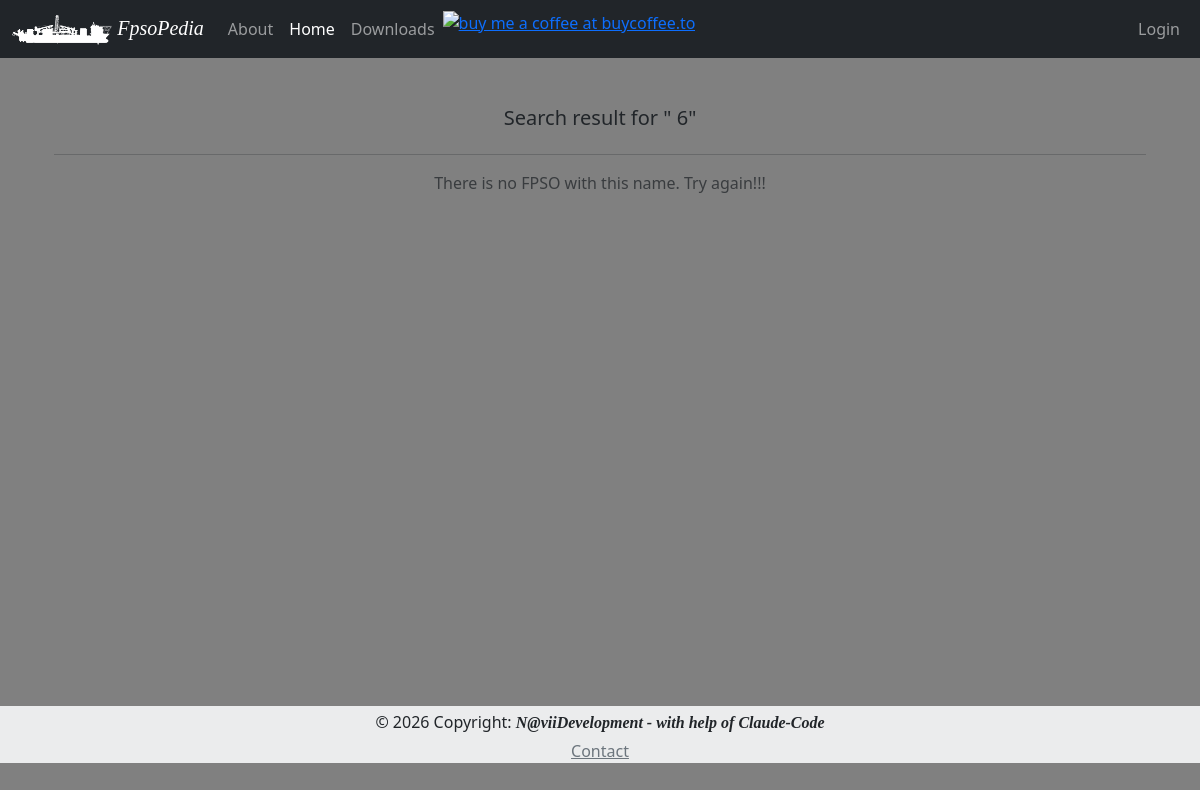
Page /search/6 on the earlier database version.
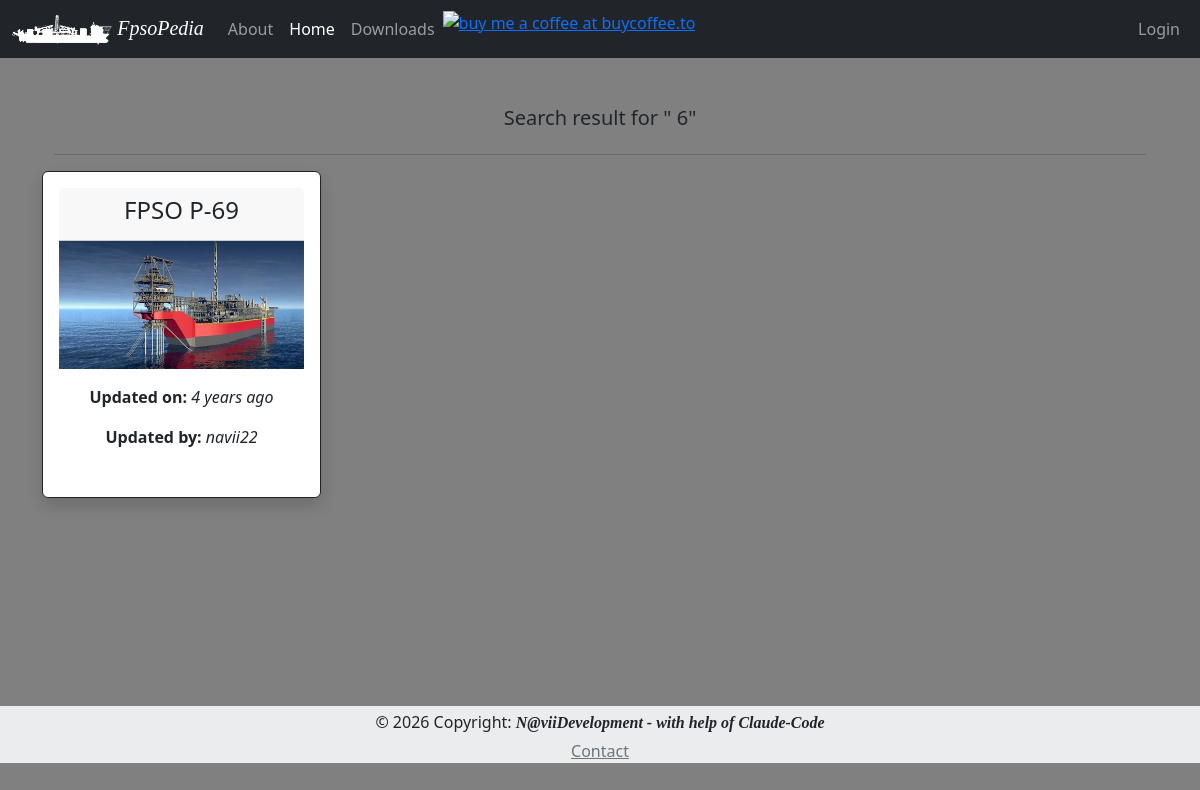
Same page on the later database version.
### App/models.py (models this page shows, shortened)
class Fpso(db.Model):
    id = db.Column(db.Integer, primary_key=True)
    fpso_owner = db.Column(db.String, index=True, default="None")
    timestamp = db.Column(db.DateTime, default=datetime.utcnow)
    fpso_name = db.Column(db.String, unique=True, index=True)
    fpso_basin = db.Column(db.String, default="None", nullable = True)
    fpso_img_name = db.Column(db.String, default="default_fpso_card")
    fpso_remarks = db.Column(db.String, default="None")
    fpso_psn_lat_deg = db.Column(db.String, nullable = True)
    fpso_psn_lat_min = db.Column(db.String, nullable = True)
    fpso_psn_lat_sec = db.Column(db.String, nullable = True)
    fpso_psn_lat_NS = db.Column(db.String, default="S", nullable = True)
    fpso_psn_long_deg = db.Column(db.String, nullable = True)
    fpso_psn_long_min = db.Column(db.String, nullable = True)
    fpso_psn_long_sec = db.Column(db.String, nullable = True)
    fpso_psn_long_WE = db.Column(db.String, default="W", nullable = True)
    fpso_hdg = db.Column(db.String, nullable = True)
    fpso_disch_rate = db.Column(db.String, nullable = True)
    fpso_vhf = db.Column(db.String, default="None", nullable = True)
    fpso_email_1 = db.Column(db.String, default="fpso@example.com", nullable = True)
    fpso_email_2 = db.Column(db.String, default="fpso@example.com", nullable = True)
    fpso_email_3 = db.Column(db.String, default="fpso@example.com", nullable = True)
    fpso_email_4 = db.Column(db.String, default="fpso@example.com", nullable = True)
    fpso_email_5 = db.Column(db.String, default="fpso@example.com", nullable = True)
    cargo_name = db.Column(db.String, nullable = True)
    cargo_API = db.Column(db.String, nullable = True)
    cargo_dens = db.Column(db.String, nullable = True)
    cargo_temp = db.Column(db.String, nullable = True)
    cargo_bsw = db.Column(db.String, nullable = True)
    cargo_line_displ_fwd = db.Column(db.String, nullable = True)
    cargo_Hose_Flush_fwd = db.Column(db.String, nullable = True)
    cargo_line_displ_aft = db.Column(db.String, nullable = True)
    cargo_Hose_Flush_aft = db.Column(db.String, nullable = True)
    cargo_info = db.Column(db.String, nullable = True)
    darps_ID_fwd = db.Column(db.String, nullable = True)
    darps_1_tdma_fwd = db.Column(db.String, nullable = True)
    darps_2_tdma_fwd = db.Column(db.String, nullable = True)
    darps_info_fwd = db.Column(db.String, nullable = True)
    darps_1_ts_fwd = db.Column(db.String, nullable = True)
    darps_2_ts_fwd= db.Column(db.String, nullable = True)
    darps_ID_aft = db.Column(db.String, nullable = True)
    darps_1_tdma_aft = db.Column(db.String, nullable = True)
    darps_2_tdma_aft = db.Column(db.String, nullable = True)
    darps_info_aft = db.Column(db.String, nullable = True)
    darps_1_ts_aft = db.Column(db.String, nullable = True)
    darps_2_ts_aft= db.Column(db.String, nullable = True)
    artemis_address_code_fwd = db.Column(db.String, nullable = True)
    artemis_freq_pair_fwd = db.Column(db.String, nullable = True)
    artemis_info_fwd = db.Column(db.String, nullable = True)
    fanbeam_info_fwd = db.Column(db.String, nullable = True)
    radius_info_fwd = db.Column(db.String, nullable = True)
    artemis_address_code_aft = db.Column(db.String, nullable = True)
    artemis_freq_pair_aft = db.Column(db.String, nullable = True)
    artemis_info_aft = db.Column(db.String, nullable = True)
    fanbeam_info_aft = db.Column(db.String, nullable = True)
    radius_info_aft = db.Column(db.String, nullable = True)
    remarks = db.relationship('Remark', backref='fpso', lazy='dynamic')

### App/routes.py (the view)
@app.route('/search/<fpso>', methods=['GET', 'POST'])
def search(fpso):
    form = SearchForm()
    search_FPSO = Fpso.query.filter(Fpso.fpso_name.like('%' + fpso + '%')).all()
    return render_template('search.html', fpso=search_FPSO, form=form, fp=fpso)

### App/templates/search.html (shortened to what this page needs)
{% extends "base.html" %}
{% set active_page = 'index' %}
{% block content %}
<div class="container">
    <div class="row justify-content-center">
        <h5>Search result for " {{ fp }}"</h5>
    </div>
    <hr>
    <div class="row">
        {% if fpso %}
            {% for fpso in fpso %}
                {% include '_fpso.html' %}
            {% endfor %}
        {% else %}
            <p class="text-center text-muted">There is no FPSO with this name. Try again!!!</p>
        {% endif %}
    </div>
</div>
{% endblock %}

### App/templates/_fpso.html (shortened to what this page needs)
{% set logo = fpso.fpso_img_name %}
<div class="card border-dark mb-3 col-12 col-lg-3 shadow p-3 bg-body rounded">
  <div class="card-header ">
    <h4>{{ fpso.fpso_name }}</h4>
  </div>
    <div class="row">
      <img src="{{ url_for('static', filename='img/{}.jpg'.format(logo)) }}" class="rounded float-start" alt="FPSO Image">
      <div class="col">
        <div class="card-body text-dark">
        <p class="card-text"><b>Updated on:</b> <em>{{ moment(fpso.timestamp).fromNow(refresh=True) }}</em></p>
        <p class="card-text"><b>Updated by:</b>  <em>{{ fpso.fpso_owner }}</em></p>
      </div>
    </div>
  </div>
</div>

Differences in the rows shown:
added Fpso: fpso_name "FPSO P-69", fpso_img_name (placeholder picture), timestamp "4 years ago", fpso_owner "navii22"
Other differences:
text no longer shown: "There is no FPSO with this name. Try again!!!"
